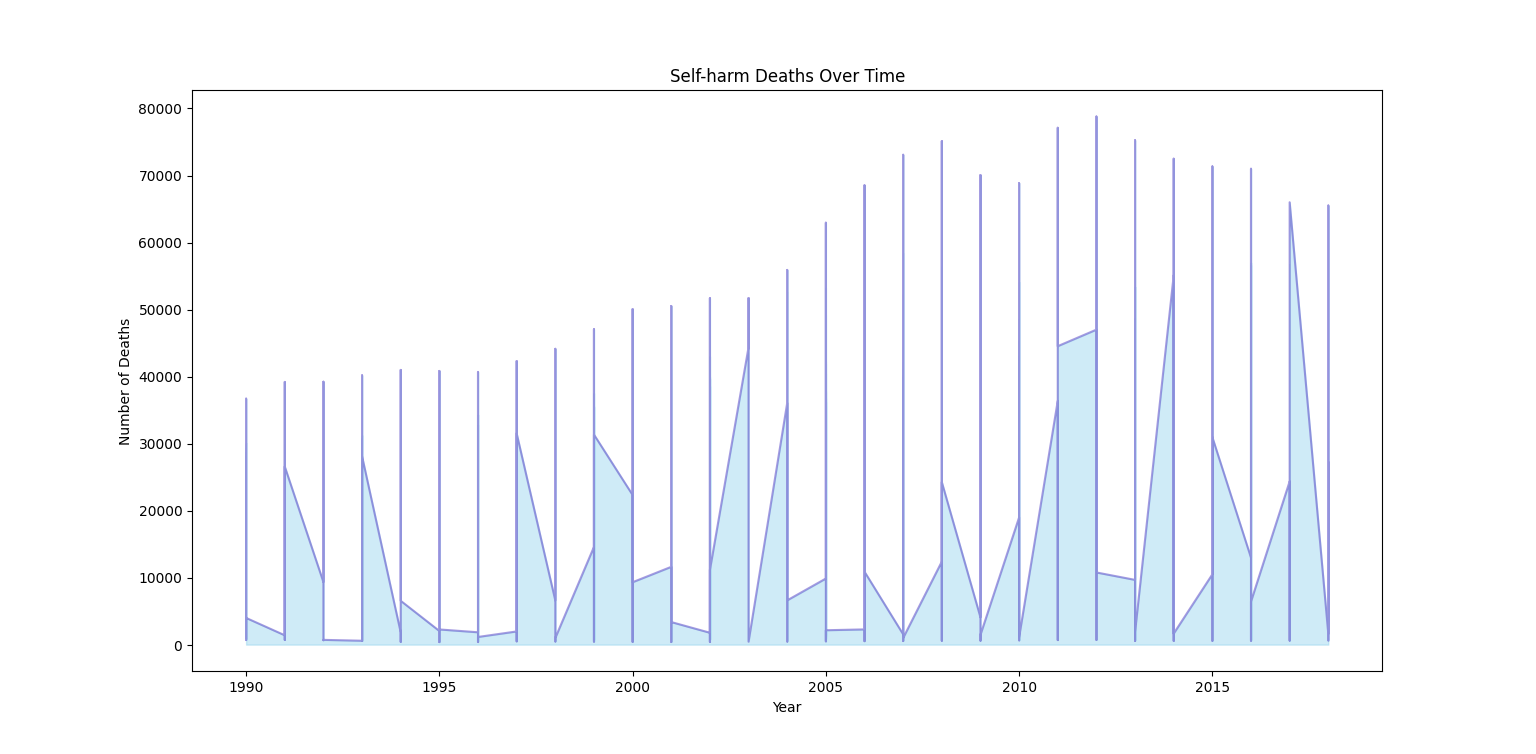

Source code (Python):
import pandas as pd
import matplotlib.pyplot as plt
import seaborn as sns
import mysql.connector 
from mysql.connector import Error

cnx = mysql.connector.connect(port="3306",host="localhost",user="root", password="Kv146367*-sarpi", database="causesofdeath")

# creating cursor
cursor = cnx.cursor()

# execute the SQL query to fetch data from the view
cursor.execute("SELECT * FROM high_selfharm_activity")

# fetching all the rows
data = cursor.fetchall()

# creating a pandas DataFrame from the data
df = pd.DataFrame(data, columns=["s_name", "s_code", "s_year", "s_death", "s_id"])

# make sure that 's_year' and 's_death' are of type int/float for plotting
df['s_year'] = df['s_year'].astype(int)
df['s_death'] = df['s_death'].astype(float)

# sorting the dataframe by year
df = df.sort_values('s_year')

# creating an area chart
plt.fill_between(df['s_year'], df['s_death'], color="skyblue", alpha=0.4)
plt.plot(df['s_year'], df['s_death'], color="Slateblue", alpha=0.6)

plt.title('Self-harm Deaths Over Time')
plt.xlabel('Year')
plt.ylabel('Number of Deaths')

plt.show()
